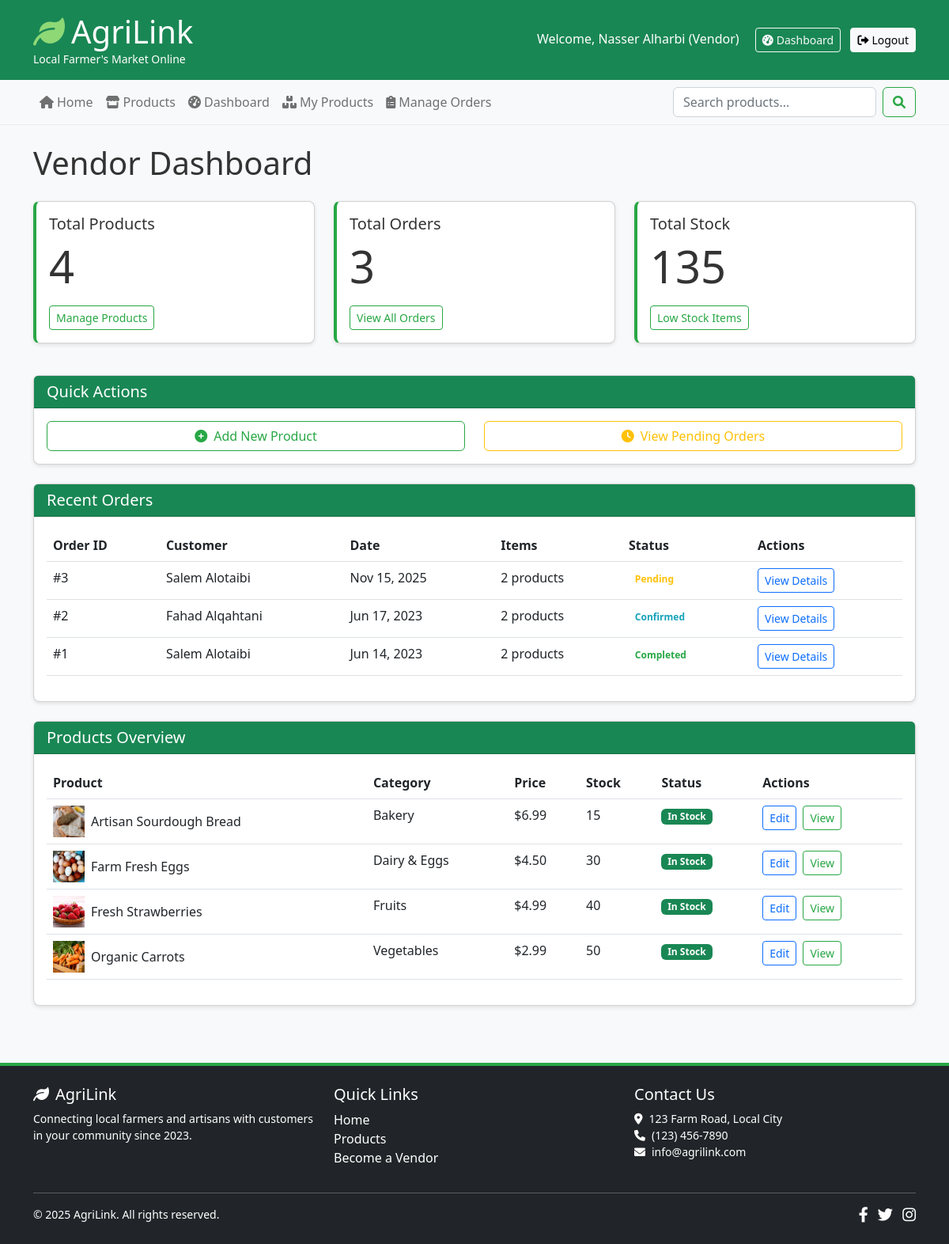
The app's page /presentation/common/dashboard.php (signed in) with its own data.
### tables this page shows
CREATE TABLE orders (
    id INT AUTO_INCREMENT PRIMARY KEY,
    user_id INT NOT NULL,
    total_amount DECIMAL(10, 2) NOT NULL,
    pickup_date DATE NOT NULL,
    status ENUM('pending', 'confirmed', 'ready', 'completed', 'cancelled') DEFAULT 'pending',
    created_at TIMESTAMP DEFAULT CURRENT_TIMESTAMP,
    updated_at TIMESTAMP DEFAULT CURRENT_TIMESTAMP ON UPDATE CURRENT_TIMESTAMP,
    FOREIGN KEY (user_id) REFERENCES users(id) ON DELETE CASCADE
);

CREATE TABLE users (
    id INT AUTO_INCREMENT PRIMARY KEY,
    name VARCHAR(100) NOT NULL,
    email VARCHAR(100) NOT NULL UNIQUE,
    password VARCHAR(255) NOT NULL,
    role ENUM('customer', 'vendor', 'admin') DEFAULT 'customer',
    created_at TIMESTAMP DEFAULT CURRENT_TIMESTAMP,
    updated_at TIMESTAMP DEFAULT CURRENT_TIMESTAMP ON UPDATE CURRENT_TIMESTAMP
);

CREATE TABLE products (
    id INT AUTO_INCREMENT PRIMARY KEY,
    name VARCHAR(100) NOT NULL,
    description TEXT NOT NULL,
    short_description VARCHAR(255) NOT NULL,
    price DECIMAL(10, 2) NOT NULL,
    category VARCHAR(50) NOT NULL,
    stock INT NOT NULL DEFAULT 0,
    image VARCHAR(255) NOT NULL DEFAULT 'default.jpg',
    vendor_id INT NOT NULL,
    is_featured BOOLEAN DEFAULT FALSE,
    created_at TIMESTAMP DEFAULT CURRENT_TIMESTAMP,
    updated_at TIMESTAMP DEFAULT CURRENT_TIMESTAMP ON UPDATE CURRENT_TIMESTAMP,
    FOREIGN KEY (vendor_id) REFERENCES users(id) ON DELETE CASCADE
);

### data/Database.php (called while the page is built, shortened)
<?php
class Database {
    private static $instance = null;
    private $connection;
    private function __construct() {
        try {
            $this->connection = new PDO(
                'mysql:host=' . DB_HOST . ';port=' . DB_PORT . ';dbname=' . DB_NAME . ';charset=utf8mb4',
                DB_USER,
                DB_PASS,
                [
                    PDO::ATTR_ERRMODE => PDO::ERRMODE_EXCEPTION,
                    PDO::ATTR_DEFAULT_FETCH_MODE => PDO::FETCH_ASSOC,
                    PDO::ATTR_EMULATE_PREPARES => false
                ]
            );
        } catch (PDOException $e) {
            die("Database connection failed: " . $e->getMessage());
        }
    }
    public static function getInstance() {
        if (self::$instance === null) {
            self::$instance = new self();
        }
        return self::$instance;
    }
    public function prepare($sql) {
        return $this->connection->prepare($sql);
    }
}

### business/SessionManager.php (called while the page is built, shortened)
<?php
class SessionManager {
    public static function isLoggedIn() {
        return isset($_SESSION['user_id']);
    }
    public static function getCurrentUserId() {
        return self::isLoggedIn() ? $_SESSION['user_id'] : null;
    }
}

### business/ProductManager.php (called while the page is built, shortened)
<?php
require_once __DIR__ . '/../data/ProductDAO.php';
class ProductManager {
    private $productDAO;
    public function __construct() {
        $this->productDAO = new ProductDAO();
    }
    public function getProductsByVendor($vendorId) {
        return $this->productDAO->getProductsByVendor($vendorId);
    }
}

### data/ProductDAO.php (called while the page is built, shortened)
<?php
require_once 'Database.php';
class ProductDAO {
    private $db;
    public function __construct() {
        $this->db = Database::getInstance();
    }
    public function getProductsByVendor($vendorId) {
        $stmt = $this->db->prepare("SELECT * FROM products WHERE vendor_id = :vendor_id ORDER BY name");
        $stmt->execute(['vendor_id' => $vendorId]);
        return $stmt->fetchAll();
    }
}

### business/OrderManager.php (called while the page is built, shortened)
<?php
require_once __DIR__ . '/../data/OrderDAO.php';
require_once __DIR__ . '/../data/ProductDAO.php';
class OrderManager {
    private $orderDAO;
    public function __construct() {
        $this->orderDAO = new OrderDAO();
    }
    public function getOrdersByVendor($vendorId) {
        return $this->orderDAO->getOrdersByVendor($vendorId);
    }
}

### data/OrderDAO.php (called while the page is built, shortened)
<?php
require_once 'Database.php';
class OrderDAO {
    private $db;
    public function __construct() {
        $this->db = Database::getInstance();
    }
    public function getOrdersByVendor($vendorId) {
        $stmt = $this->db->prepare(
            "SELECT DISTINCT o.*, u.name as customer_name
             FROM orders o
             JOIN users u ON o.user_id = u.id
             JOIN order_items oi ON o.id = oi.order_id
             JOIN products p ON oi.product_id = p.id
             WHERE p.vendor_id = :vendor_id
             ORDER BY o.created_at DESC"
        );
        $stmt->execute(['vendor_id' => $vendorId]);
        $orders = $stmt->fetchAll();
        foreach ($orders as &$order) {
            $stmt = $this->db->prepare(
                "SELECT oi.*, p.name as product_name, p.image
                 FROM order_items oi
                 JOIN products p ON oi.product_id = p.id
                 WHERE oi.order_id = :order_id AND p.vendor_id = :vendor_id"
            );
            $stmt->execute([
                'order_id' => $order['id'],
                'vendor_id' => $vendorId
            ]);
            $order['items'] = $stmt->fetchAll();
        }
        return $orders;
    }
}

### presentation/common/dashboard.php (the view, shortened to what this page needs)
<?php
require_once '../../business/SessionManager.php';
require_once '../../business/ProductManager.php';
require_once '../../business/OrderManager.php';
$productManager = new ProductManager();
$orderManager = new OrderManager();
$userId = SessionManager::getCurrentUserId();
$products = $productManager->getProductsByVendor($userId);
$orders = $orderManager->getOrdersByVendor($userId);
$totalProducts = count($products);
$totalOrders = count($orders);
$totalStock = 0;
foreach ($products as $product) {
    $totalStock += $product['stock'];
}
$recentOrders = array_slice($orders, 0, 5);
require_once '../../presentation/layouts/header.php';
require_once '../../presentation/layouts/navigation.php';
?>
<main class="container py-4">
    <h1 class="mb-4">Vendor Dashboard</h1>
    <div class="row mb-4">
        <div class="col-md-4 mb-3">
            <div class="card dashboard-card h-100">
                <div class="card-body">
                    <h5 class="card-title">Total Products</h5>
                    <p class="card-text display-4"><?php echo $totalProducts; ?></p>
                    <a href="<?php echo BASE_URL; ?>presentation/vendor/products.php" class="btn btn-sm btn-outline-success">
                        Manage Products
                    </a>
                </div>
            </div>
        </div>
        <div class="col-md-4 mb-3">
            <div class="card dashboard-card h-100">
                <div class="card-body">
                    <h5 class="card-title">Total Orders</h5>
                    <p class="card-text display-4"><?php echo $totalOrders; ?></p>
                    <a href="<?php echo BASE_URL; ?>presentation/vendor/orders.php" class="btn btn-sm btn-outline-success">
                        View All Orders
                    </a>
                </div>
            </div>
        </div>
        <div class="col-md-4 mb-3">
            <div class="card dashboard-card h-100">
                <div class="card-body">
                    <h5 class="card-title">Total Stock</h5>
                    <p class="card-text display-4"><?php echo $totalStock; ?></p>
                    <a href="<?php echo BASE_URL; ?>presentation/vendor/products.php?low_stock=1" class="btn btn-sm btn-outline-success">
                        Low Stock Items
                    </a>
                </div>
            </div>
        </div>
    </div>
    <div class="row mb-4">
        <div class="col-12">
            <div class="card">
                <div class="card-header bg-success text-white">
                    <h5 class="mb-0">Quick Actions</h5>
                </div>
                <div class="card-body">
                    <div class="row">
                        <div class="col-md-6 mb-2 mb-md-0">
                            <a href="<?php echo BASE_URL; ?>presentation/vendor/product_form.php" class="btn btn-outline-success w-100">
                                <i class="fas fa-plus-circle me-2"></i>Add New Product
                            </a>
                        </div>
                        <div class="col-md-6">
                            <a href="<?php echo BASE_URL; ?>presentation/vendor/orders.php?status=pending" class="btn btn-outline-warning w-100">
                                <i class="fas fa-clock me-2"></i>View Pending Orders
                            </a>
                        </div>
                    </div>
                </div>
            </div>
        </div>
    </div>
    <div class="row mb-4">
        <div class="col-12">
            <div class="card">
                <div class="card-header bg-success text-white">
                    <h5 class="mb-0">Recent Orders</h5>
                </div>
                <div class="card-body">
                    <?php if (empty($recentOrders)): ?>
                        <p class="text-muted">No orders yet.</p>
                    <?php else: ?>
                        <div class="table-responsive">
                            <table class="table table-hover">
                                <thead>
                                    <tr>
                                        <th>Order ID</th>
                                        <th>Customer</th>
                                        <th>Date</th>
                                        <th>Items</th>
                                        <th>Status</th>
                                        <th>Actions</th>
                                    </tr>
                                </thead>
                                <tbody>
                                    <?php foreach ($recentOrders as $order): ?>
                                        <tr>
                                            <td>#<?php echo $order['id']; ?></td>
                                            <td><?php echo htmlspecialchars($order['customer_name']); ?></td>
                                            <td><?php echo date('M d, Y', strtotime($order['created_at'])); ?></td>
                                            <td><?php echo count($order['items']); ?> products</td>
                                            <td>
                                                <span class="badge status-<?php echo $order['status']; ?>">
                                                    <?php echo ucfirst($order['status']); ?>
                                                </span>
                                            </td>
                                            <td>
                                                <a href="<?php echo BASE_URL; ?>presentation/common/order_detail.php?id=<?php echo $order['id']; ?>"
                                                   class="btn btn-sm btn-outline-primary">
                                                    View Details
                                                </a>
                                            </td>
                                        </tr>
                                    <?php endforeach; ?>
                                </tbody>
                            </table>
                        </div>
                    <?php endif; ?>
                </div>
            </div>
        </div>
    </div>
    <div class="row">
        <div class="col-12">
            <div class="card">
                <div class="card-header bg-success text-white">
                    <h5 class="mb-0">Products Overview</h5>
                </div>
                <div class="card-body">
                    <?php if (empty($products)): ?>
                        <p class="text-muted">No products yet. <a href="<?php echo BASE_URL; ?>presentation/vendor/product_form.php">Add your first product</a>.</p>
                    <?php else: ?>
                        <div class="table-responsive">
                            <table class="table table-hover">
                                <thead>
                                    <tr>
                                        <th>Product</th>
                                        <th>Category</th>
                                        <th>Price</th>
                                        <th>Stock</th>
                                        <th>Status</th>
                                        <th>Actions</th>
                                    </tr>
                                </thead>
                                <tbody>
                                    <?php
                                    $displayProducts = array_slice($products, 0, 5);
                                    foreach ($displayProducts as $product):
                                    ?>
                                        <tr>
                                            <td>
                                                <div class="d-flex align-items-center">
                                                    <img src="<?php echo BASE_URL . 'assets/images/products/' . htmlspecialchars($product['image']); ?>"
                                                         class="me-2" alt="" style="width: 40px; height: 40px; object-fit: cover;">
                                                    <?php echo htmlspecialchars($product['name']); ?>
                                                </div>
                                            </td>
                                            <td><?php echo htmlspecialchars($product['category']); ?></td>
                                            <td>$<?php echo number_format($product['price'], 2); ?></td>
                                            <td><?php echo $product['stock']; ?></td>
                                            <td>
                                                <?php if ($product['stock'] > 0): ?>
                                                    <span class="badge bg-success">In Stock</span>
                                                <?php else: ?>
                                                    <span class="badge bg-danger">Out of Stock</span>
                                                <?php endif; ?>
                                            </td>
                                            <td>
                                                <a href="<?php echo BASE_URL; ?>presentation/vendor/product_form.php?id=<?php echo $product['id']; ?>"
                                                   class="btn btn-sm btn-outline-primary me-1">
                                                    Edit
                                                </a>
                                                <a href="<?php echo BASE_URL; ?>presentation/common/product_detail.php?id=<?php echo $product['id']; ?>"
                                                   class="btn btn-sm btn-outline-success">
                                                    View
                                                </a>
                                            </td>
                                        </tr>
                                    <?php endforeach; ?>
                                </tbody>
                            </table>
                        </div>
                    <?php endif; ?>
                </div>
            </div>
        </div>
    </div>
</main>
<?php require_once '../../presentation/layouts/footer.php'; ?>

### assets/css/style.css (style rules this page uses)
body { font-family: 'Segoe UI', Tahoma, Geneva, Verdana, sans-serif; background-color: #f8f9fa; color: #333; }
.card { border-radius: 8px; box-shadow: 0 2px 5px rgba(0, 0, 0, 0.1); transition: all 0.3s ease; }
.btn-outline-success { color: #28a745; border-color: #28a745; }
.dashboard-card { border-left: 4px solid #28a745; }
.status-pending { color: #ffc107; }
.status-confirmed { color: #17a2b8; }
.status-completed { color: #28a745; }

### records on screen
orders: id "3", user.name "Salem Alotaibi", created_at "Nov 15, 2025", count($order['items']) "2", status "Pending"
orders: id "2", user.name "Fahad Alqahtani", created_at "Jun 17, 2023", count($order['items']) "2", status "Confirmed"
orders: id "1", user.name "Salem Alotaibi", created_at "Jun 14, 2023", count($order['items']) "2", status "Completed"
products: image (picture), name "Artisan Sourdough Bread", category "Bakery", price "6.99", stock "15", shows "In Stock"
products: image (picture), name "Farm Fresh Eggs", category "Dairy & Eggs", price "4.50", stock "30", shows "In Stock"
products: image (picture), name "Fresh Strawberries", category "Fruits", price "4.99", stock "40", shows "In Stock"
products: image (picture), name "Organic Carrots", category "Vegetables", price "2.99", stock "50", shows "In Stock"

### other values on screen
SessionManager::getCurrentUserName() "Nasser Alharbi"
SessionManager::getCurrentUserRole() "Vendor"
$totalProducts "4"
$totalOrders "3"
$totalStock "135"
